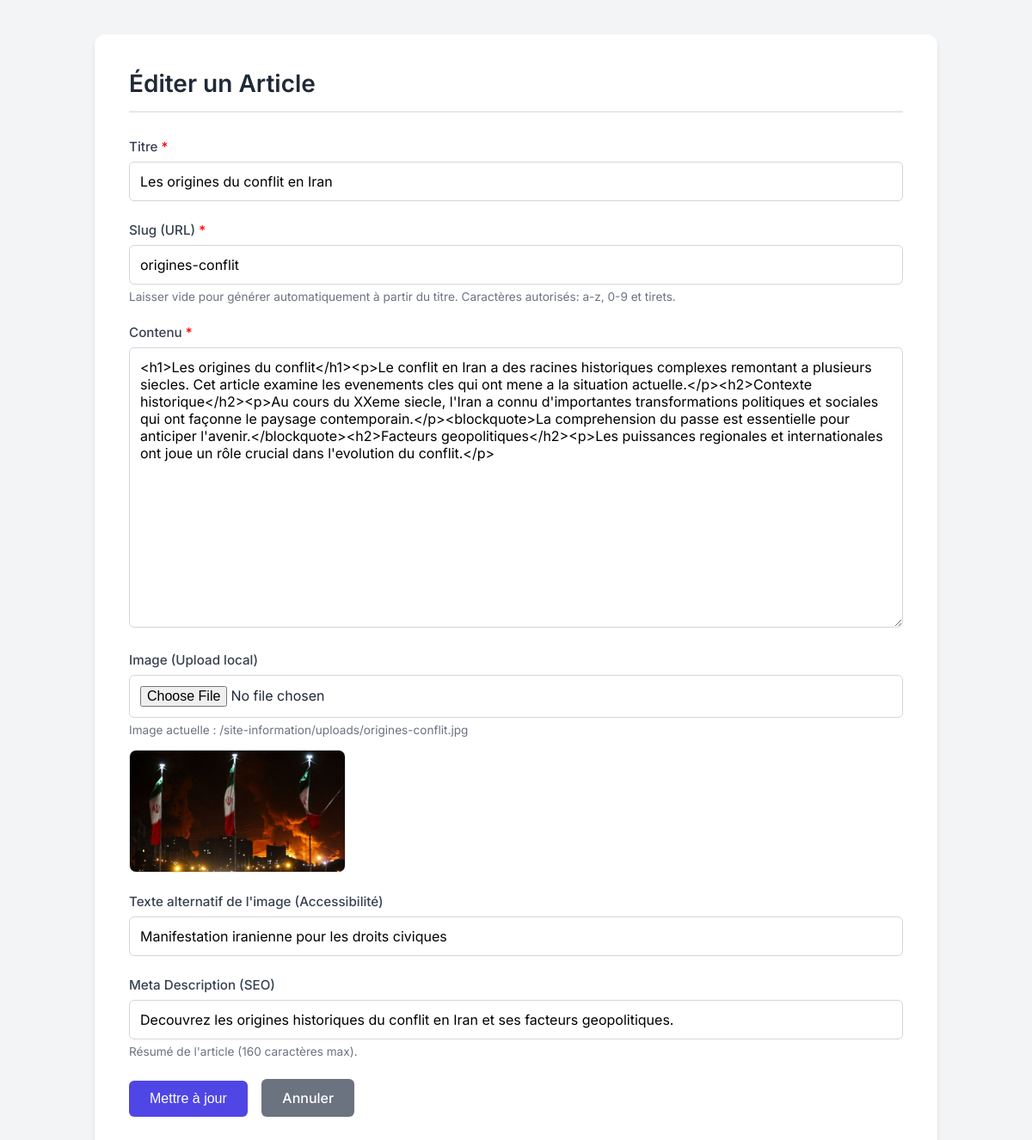
The page /backoffice/article-form.php?id=1 (signed in) on the database as committed earlier.
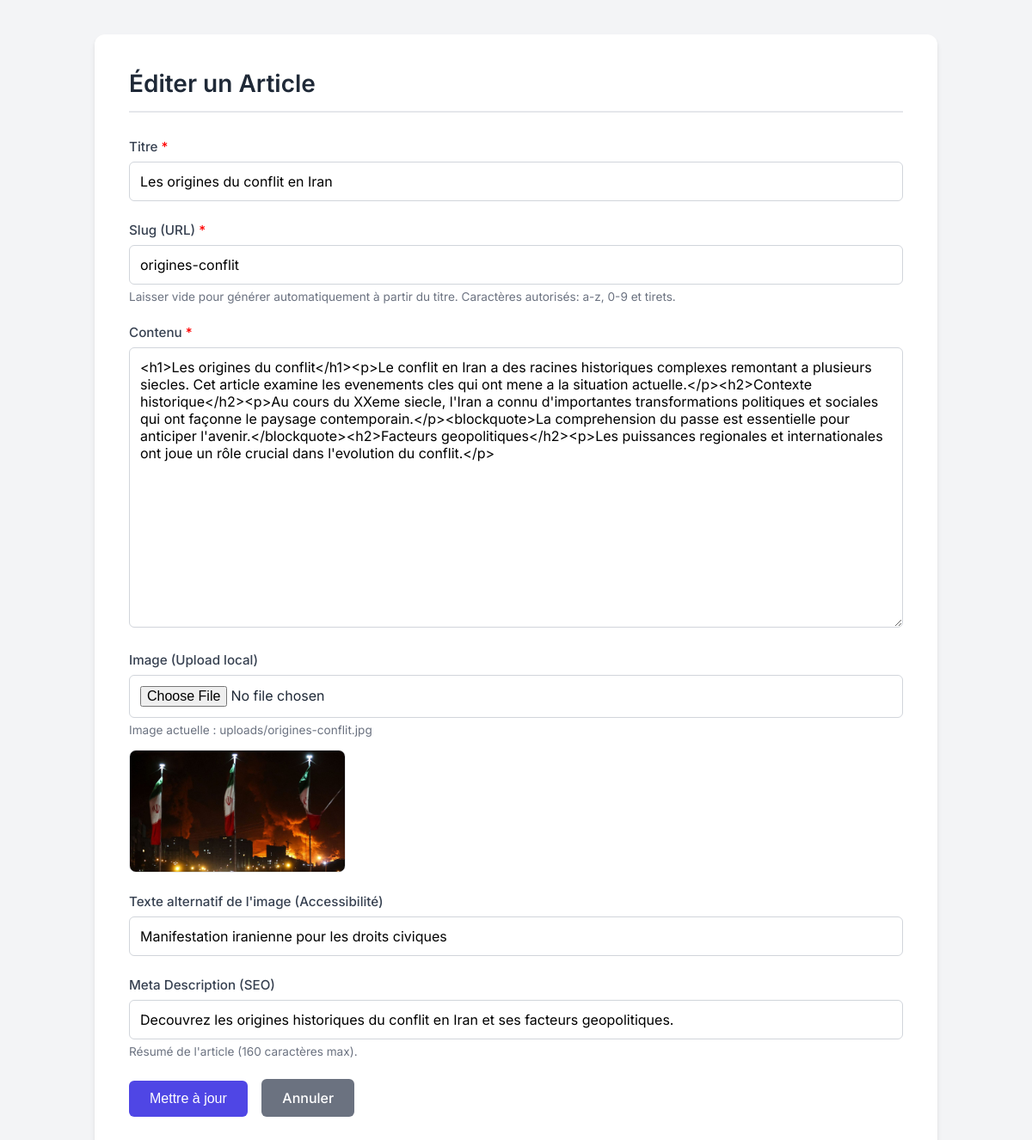
The same page on the database as committed later.
### tables this page shows
CREATE TABLE articles (
    id INT AUTO_INCREMENT PRIMARY KEY,
    titre VARCHAR(255) NOT NULL,
    slug VARCHAR(255) NOT NULL UNIQUE,
    contenu TEXT NOT NULL,
    image_url VARCHAR(255),
    image_alt VARCHAR(150),
    meta_description VARCHAR(160),
    published_by INT,
    date_creation TIMESTAMP DEFAULT CURRENT_TIMESTAMP,
    date_modification TIMESTAMP DEFAULT CURRENT_TIMESTAMP ON UPDATE CURRENT_TIMESTAMP,
    FOREIGN KEY (published_by) REFERENCES utilisateurs(id) ON DELETE SET NULL,
    INDEX (slug),
    INDEX (date_creation),
    INDEX (published_by)
);

### backoffice/article-form.php (the view, shortened to what this page needs)
<?php
require_once '../includes/db.php';
$id = isset($_GET['id']) ? (int)$_GET['id'] : null;
$article = [
    'titre' => '',
    'slug' => '',
    'contenu' => '',
    'image_url' => '',
    'image_alt' => '',
    'meta_description' => ''
];
function resolveBackofficePreviewUrl(string $imageUrl): string
{
    $path = parse_url($imageUrl, PHP_URL_PATH) ?: $imageUrl;
    $path = str_replace('\\', '/', $path);
    if (preg_match('#(?:^|/)uploads/([^/]+)$#', $path, $matches)) {
        return '../uploads/' . $matches[1];
    }
    return '../' . ltrim($imageUrl, '/');
}
if ($id) {
    try {
        $stmt = $pdo->prepare("SELECT * FROM articles WHERE id = :id");
        $stmt->execute([':id' => $id]);
        $fetched = $stmt->fetch(PDO::FETCH_ASSOC);
        if ($fetched) {
            $article = $fetched;
        } else {
            $error = "Article introuvable.";
            $id = null;
        }
    } catch (PDOException $e) {
        $error = "Erreur SQL : " . $e->getMessage();
    }
}
?>
<!DOCTYPE html>
<html lang="fr">
<head>
</head>
<body>
<div class="container">
    <h1><?= $id ? 'Éditer' : 'Ajouter' ?> un Article</h1>
    <form method="POST" action="" enctype="multipart/form-data">
        <div class="form-group">
            <label for="titre">Titre <span style="color:red">*</span></label>
            <input type="text" id="titre" name="titre" value="<?= htmlspecialchars($article['titre']) ?>" required>
        </div>
        <div class="form-group">
            <label for="slug">Slug (URL) <span style="color:red">*</span></label>
            <input type="text" id="slug" name="slug" value="<?= htmlspecialchars($article['slug']) ?>" required>
            <div class="info">Laisser vide pour générer automatiquement à partir du titre. Caractères autorisés: a-z, 0-9 et tirets.</div>
        </div>
        <div class="form-group">
            <label for="contenu">Contenu <span style="color:red">*</span></label>
            <textarea id="contenu" name="contenu" rows="15" style="width:100%"><?= htmlspecialchars($article['contenu']) ?></textarea>
        </div>
        <div class="form-group">
            <label for="image_file">Image (Upload local)</label>
            <input type="file" id="image_file" name="image_file" accept=".jpg,.jpeg,.png,.webp">
            <?php if (!empty($article['image_url'])): ?>
                <div class="info">Image actuelle : <?= htmlspecialchars($article['image_url']) ?></div>
                <img src="<?= htmlspecialchars(resolveBackofficePreviewUrl((string) $article['image_url'])) ?>" alt="Aperçu">
            <?php endif; ?>
        </div>
        <div class="form-group">
            <label for="image_alt">Texte alternatif de l'image (Accessibilité)</label>
            <input type="text" id="image_alt" name="image_alt" value="<?= htmlspecialchars($article['image_alt']) ?>">
        </div>
        <div class="form-group">
            <label for="meta_description">Meta Description (SEO)</label>
            <input type="text" id="meta_description" name="meta_description" value="<?= htmlspecialchars($article['meta_description']) ?>" maxlength="160">
            <div class="info">Résumé de l'article (160 caractères max).</div>
        </div>
        <div>
            <button type="submit" class="btn-submit"><?= $id ? 'Mettre à jour' : 'Enregistrer' ?></button>
            <a href="articles.php" class="btn-cancel">Annuler</a>
        </div>
    </form>
</div>
</body>
</html>

Rows that differ between the two databases and show on the page:
changed articles "Les origines du conflit en Iran": image_url "/site-information/uploads/origines-conflit.jpg" → "uploads/origines-conflit.jpg"
